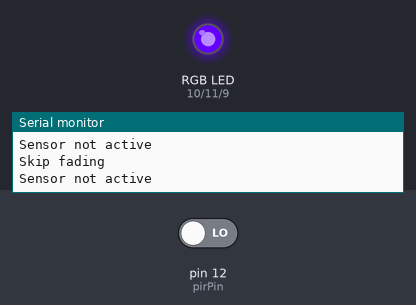
Bench run of a sketch on a simulated Arduino Uno, built with avr-gcc and run on an emulated ATmega328P. On the bench: an RGB LED mixed from three pins (HIGH = lit), the last lines printed to the serial monitor. The test bench sets the inputs (shaded band); at power-on: pin 12 (pirPin) LOW. Dim RGB values are drawn brighter than linear.

Above: at 8.6 s.
8.7 s: pin 12 (pirPin) driven HIGH
At 8.93 s:
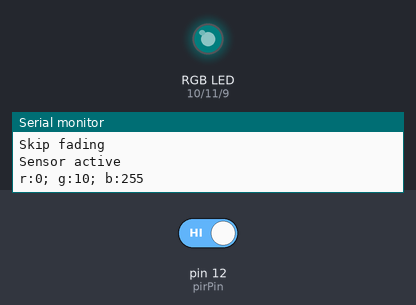
At 17.2 s:
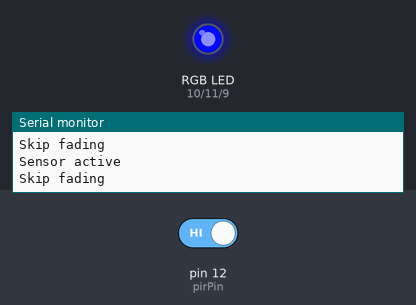
Timing chart, 0 to 18.7 s (numbered marks = the images above; inputs shaded):
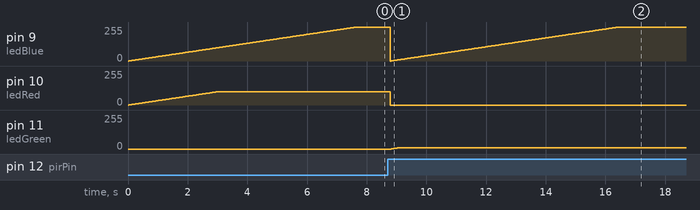

Measured:
- after the input at 8.7 s, pin 10 (ledRed): 100/255 → 0/255 after 0.09 s; pin 11 (ledGreen): moves from 0/255 to 10/255 over 0.27 s, starting after 0.12 s

The sketch:

led_stripe_fade_moving_sensor.ino
```cpp
const int ledRed =10;
const int ledGreen =11;
const int ledBlue =9;
const int ownDelay =1000;
int pirPin = 12;
int pirValue = 0;
int fadeDelay=30;
int r=0, g=0, b=0 ;

void setup() {
  pinMode(ledRed,OUTPUT);
  pinMode(ledGreen,OUTPUT);
  pinMode(ledBlue,OUTPUT);
  pinMode(pirPin, INPUT);
  Serial.begin(9600);
}

const int s [3] ={0,0,1};

void loop() {
  pirValue = digitalRead(pirPin);
  if(pirValue==1){
    Serial.println("Sensor active");
    fadeUp(0,10,255);
  } else {
    Serial.println("Sensor not active");
    fadeUp(100,0,255);
  }
  delay(100);
}


void fadeUp(int red, int green, int blue){
  if(r!=red ||b!=blue||g!=green){
  analogWrite(ledRed, 0);
  analogWrite(ledGreen, 0);
  analogWrite(ledBlue, 0);

    Serial.print("r:");Serial.print(red);
    Serial.print("; g:");Serial.print(green);
    Serial.print("; b:");Serial.println(blue);
    for (int i=0; i <= 255; i++){
      if(i<=red){
        analogWrite(ledRed, i);
      }
      if(i<=green){
        analogWrite(ledGreen, i);
      }
      if(i<=blue){
        analogWrite(ledBlue, i);
      }
      delay(fadeDelay);
    }
  } else {
    Serial.println("Skip fading");
  }
  r=red;g=green;b=blue;
}


void setStateAnalog(int r, int g, int b){
  analogWrite(ledRed, r);
  analogWrite(ledGreen, g);
  analogWrite(ledBlue, b);
}
```
